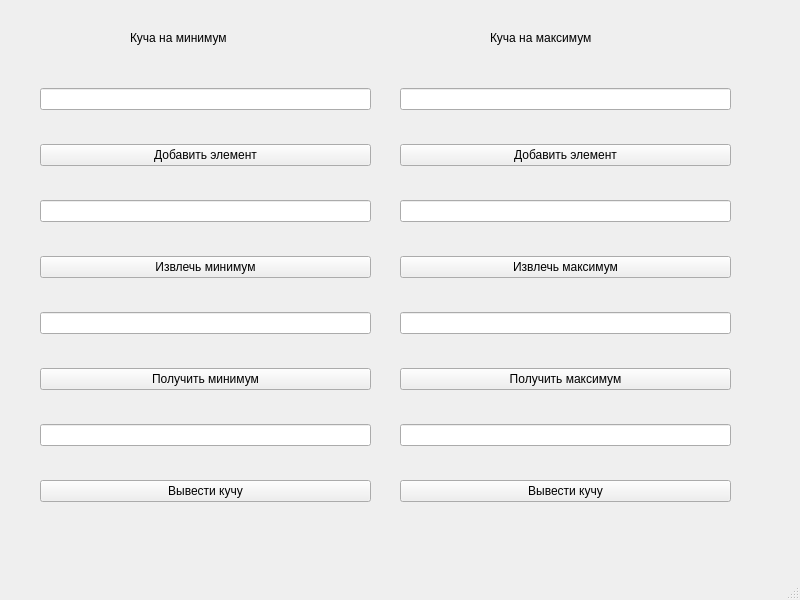
<?xml version="1.0" encoding="UTF-8"?>
<ui version="4.0">
 <class>MainWindow</class>
 <widget class="QMainWindow" name="MainWindow">
  <property name="geometry">
   <rect>
    <x>0</x>
    <y>0</y>
    <width>800</width>
    <height>600</height>
   </rect>
  </property>
  <property name="windowTitle">
   <string>MainWindow</string>
  </property>
  <widget class="QWidget" name="centralwidget">
   <widget class="QWidget" name="layoutWidget">
    <property name="geometry">
     <rect>
      <x>400</x>
      <y>60</y>
      <width>331</width>
      <height>471</height>
     </rect>
    </property>
    <layout class="QVBoxLayout" name="verticalLayout_2">
     <item>
      <widget class="QLineEdit" name="insMax"/>
     </item>
     <item>
      <widget class="QPushButton" name="insBMax">
       <property name="text">
        <string>Добавить элемент</string>
       </property>
      </widget>
     </item>
     <item>
      <widget class="QLineEdit" name="exMax"/>
     </item>
     <item>
      <widget class="QPushButton" name="exBMax">
       <property name="text">
        <string>Извлечь максимум</string>
       </property>
      </widget>
     </item>
     <item>
      <widget class="QLineEdit" name="getMax"/>
     </item>
     <item>
      <widget class="QPushButton" name="getBMax">
       <property name="text">
        <string>Получить максимум</string>
       </property>
      </widget>
     </item>
     <item>
      <widget class="QLineEdit" name="prMax"/>
     </item>
     <item>
      <widget class="QPushButton" name="prBMax">
       <property name="text">
        <string>Вывести кучу</string>
       </property>
      </widget>
     </item>
    </layout>
   </widget>
   <widget class="QLabel" name="label">
    <property name="geometry">
     <rect>
      <x>130</x>
      <y>30</y>
      <width>161</width>
      <height>16</height>
     </rect>
    </property>
    <property name="text">
     <string>Куча на минимум</string>
    </property>
   </widget>
   <widget class="QLabel" name="label_2">
    <property name="geometry">
     <rect>
      <x>490</x>
      <y>30</y>
      <width>161</width>
      <height>16</height>
     </rect>
    </property>
    <property name="text">
     <string>Куча на максимум</string>
    </property>
   </widget>
   <widget class="QWidget" name="">
    <property name="geometry">
     <rect>
      <x>40</x>
      <y>60</y>
      <width>331</width>
      <height>471</height>
     </rect>
    </property>
    <layout class="QVBoxLayout" name="verticalLayout">
     <item>
      <widget class="QLineEdit" name="insMin"/>
     </item>
     <item>
      <widget class="QPushButton" name="insBMin">
       <property name="text">
        <string>Добавить элемент</string>
       </property>
      </widget>
     </item>
     <item>
      <widget class="QLineEdit" name="exMin"/>
     </item>
     <item>
      <widget class="QPushButton" name="exBMin">
       <property name="text">
        <string>Извлечь минимум</string>
       </property>
      </widget>
     </item>
     <item>
      <widget class="QLineEdit" name="getMin"/>
     </item>
     <item>
      <widget class="QPushButton" name="getBMin">
       <property name="text">
        <string>Получить минимум</string>
       </property>
      </widget>
     </item>
     <item>
      <widget class="QLineEdit" name="prMin"/>
     </item>
     <item>
      <widget class="QPushButton" name="prBMin">
       <property name="text">
        <string>Вывести кучу</string>
       </property>
      </widget>
     </item>
    </layout>
   </widget>
  </widget>
  <widget class="QMenuBar" name="menubar">
   <property name="geometry">
    <rect>
     <x>0</x>
     <y>0</y>
     <width>800</width>
     <height>20</height>
    </rect>
   </property>
  </widget>
  <widget class="QStatusBar" name="statusbar"/>
 </widget>
 <resources/>
 <connections/>
</ui>
